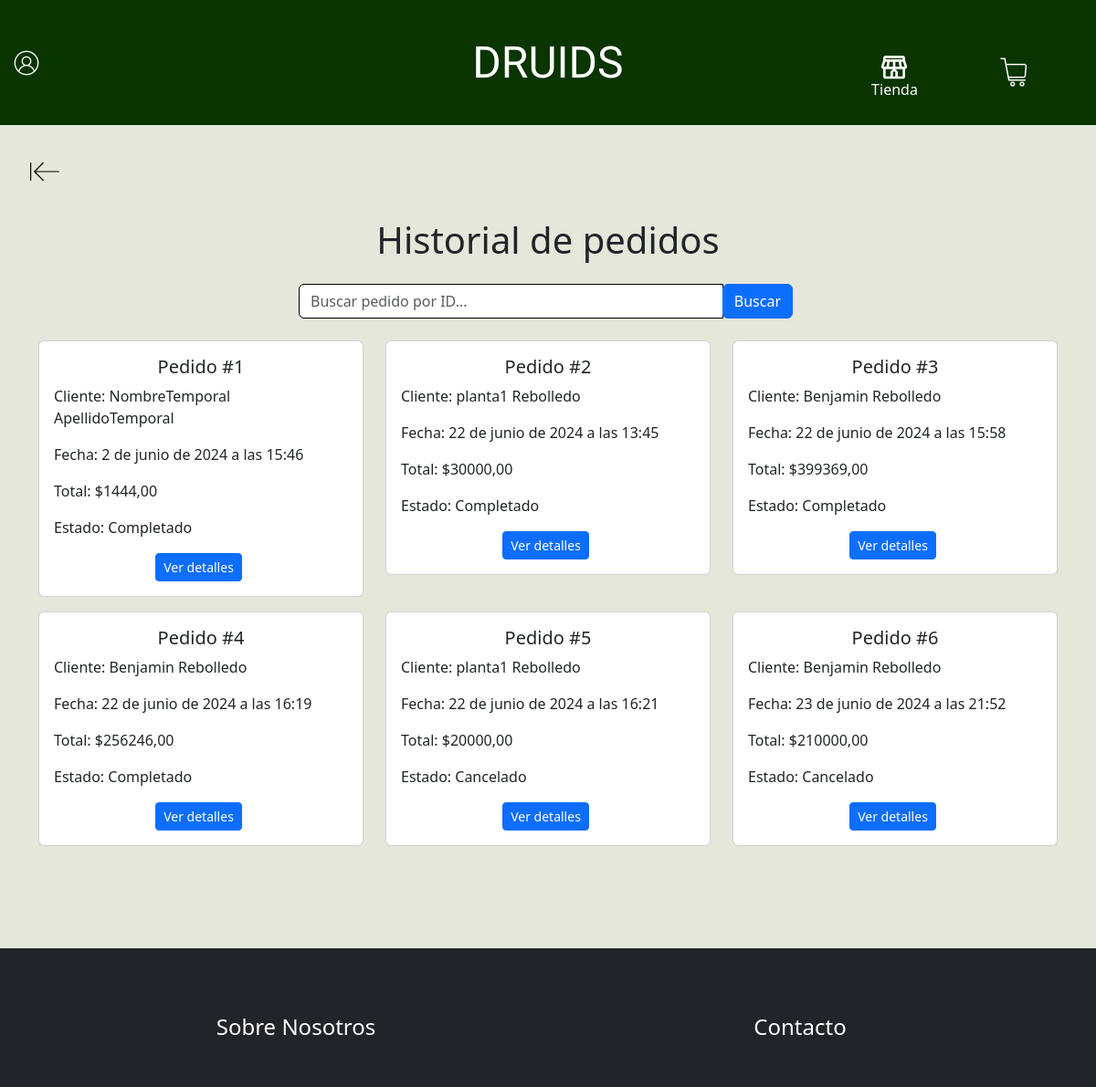
Screenshot of /pedidos/ (signed in) with the database file from the repository.
### Druids/models.py (models this page shows, shortened)
class Pedido(models.Model):
    nombre = models.CharField(max_length=100, verbose_name="Nombre del cliente")
    apellido = models.CharField(max_length=100, verbose_name="Apellido del cliente")
    email = models.EmailField(verbose_name="Correo Electrónico")
    rut = models.CharField(max_length=10, verbose_name="RUT")
    fecha_pedido = models.DateTimeField(auto_now_add=True, verbose_name="Fecha del pedido")
    total = models.DecimalField(max_digits=10, decimal_places=2, verbose_name="Total")
    direccion_envio = models.CharField(max_length=255, verbose_name="Dirección de envío")
    estado = models.CharField(max_length=50, choices=[('Pendiente', 'Pendiente'), ('Completado', 'Completado'), ('Cancelado', 'Cancelado')], verbose_name="Estado")
    usuario = models.ForeignKey(User, on_delete=models.CASCADE, verbose_name="Usuario", null=True, blank=True)

### Druids/views.py (the view)
# urls.py: path('pedidos/', pedidos, name='pedidos'),
def pedidos(request):
    pedidos = Pedido.objects.all()
    return render(request, 'Druids/pedidos.html', {'pedidos': pedidos})

### Druids/templates/Druids/pedidos.html (shortened to what this page needs)
{% extends 'Druids/base.html' %}
{% load static %}
{% block contenido %}
<link rel="stylesheet" href="{% static 'Druids/css/pedidos.css' %}">
<main>
    <section class="d-flex justify-content-start">
        <div class="container m-2">
            <a href="{% url 'index' %}" class="btn boton-volver"><img
                    src="{% static 'Druids/img/back-svgrepo-com.svg' %}" alt=""></a>
        </div>
    </section>
    <section>
        <div class="container">
            <h1 class="text-center mb-4">Historial de pedidos</h1>
            <div class="row mb-4">
                <div class="col-md-6 offset-md-3">
                    <form>
                        <div class="input-group">
                            <input type="text" class="form-control" placeholder="Buscar pedido por ID...">
                            <div class="input-group-append">
                                <button class="btn btn-primary" type="submit">Buscar</button>
                            </div>
                        </div>
                    </form>
                </div>
            </div>
            <div class="row">
            {% for pedido in pedidos %}
                <div class="col-12 col-sm-12 col-md-6 col-lg-4">
                    <div class="card mb-3">
                        <div class="card-body">
                            <h5 class="card-title text-center">Pedido #{{ pedido.id }}</h5>
                            <p class="card-text">Cliente: {{ pedido.nombre }} {{ pedido.apellido }}</p>
                            <p class="card-text">Fecha: {{ pedido.fecha_pedido }}</p>
                            <p class="card-text">Total: ${{ pedido.total }}</p>
                            <p class="card-text">Estado: {{ pedido.estado }}</p>
                            <div class="text-center">
                                <button type="button" class="btn btn-primary btn-sm ver-detalles"
                                    data-pedido-id="{{ pedido.id }}" data-bs-toggle="modal"
                                    data-bs-target="#modalVerPedido{{pedido.id}}">Ver detalles</button>
                            </div>
                        </div>
                    </div>
                </div>
                {% endfor %}
            </div>
        </div>
    </section>
</main>
{% endblock %}

### Druids/static/Druids/css/navbar.css (style rules this page uses)
.form-control { border-color: black; }

### Druids/static/Druids/css/base.css (style rules this page uses)
body { background-color: #e5e7da; }

### Druids/static/Druids/css/pedidos.css (style rules this page uses)
.boton-volver img { width: 2rem; height: 2rem; }
.container { padding-top: 20px; }
.btn { margin-right: 5px; }

### rows the page displays
Pedido: id "1", nombre "NombreTemporal", apellido "ApellidoTemporal", fecha_pedido "2 de junio de 2024 a las 15:46", total "1444,00", estado "Completado"
Pedido: id "2", nombre "planta1", apellido "Rebolledo", fecha_pedido "22 de junio de 2024 a las 13:45", total "30000,00", estado "Completado"
Pedido: id "3", nombre "Benjamin", apellido "Rebolledo", fecha_pedido "22 de junio de 2024 a las 15:58", total "399369,00", estado "Completado"
Pedido: id "4", nombre "Benjamin", apellido "Rebolledo", fecha_pedido "22 de junio de 2024 a las 16:19", total "256246,00", estado "Completado"
Pedido: id "5", nombre "planta1", apellido "Rebolledo", fecha_pedido "22 de junio de 2024 a las 16:21", total "20000,00", estado "Cancelado"
Pedido: id "6", nombre "Benjamin", apellido "Rebolledo", fecha_pedido "23 de junio de 2024 a las 21:52", total "210000,00", estado "Cancelado"
